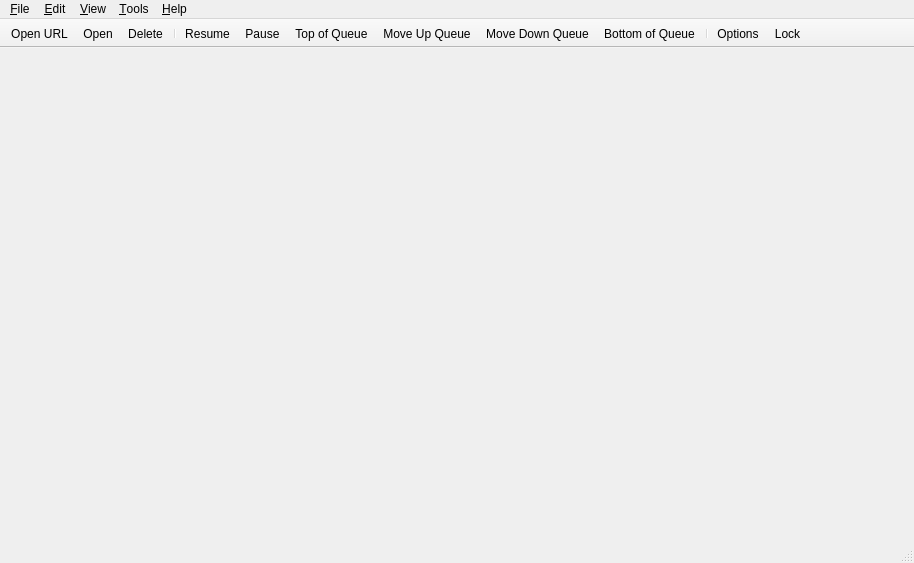
<?xml version="1.0" encoding="UTF-8"?>
<ui version="4.0">
 <class>MainWindow</class>
 <widget class="QMainWindow" name="MainWindow">
  <property name="geometry">
   <rect>
    <x>0</x>
    <y>0</y>
    <width>914</width>
    <height>563</height>
   </rect>
  </property>
  <property name="contextMenuPolicy">
   <enum>Qt::CustomContextMenu</enum>
  </property>
  <widget class="QWidget" name="centralWidget">
   <layout class="QVBoxLayout" name="centralWidgetLayout">
    <property name="leftMargin">
     <number>7</number>
    </property>
    <property name="topMargin">
     <number>3</number>
    </property>
    <property name="rightMargin">
     <number>5</number>
    </property>
    <property name="bottomMargin">
     <number>0</number>
    </property>
   </layout>
  </widget>
  <widget class="QMenuBar" name="menubar">
   <property name="geometry">
    <rect>
     <x>0</x>
     <y>0</y>
     <width>914</width>
     <height>23</height>
    </rect>
   </property>
   <widget class="QMenu" name="menuEdit">
    <property name="title">
     <string>&amp;Edit</string>
    </property>
    <addaction name="actionStart"/>
    <addaction name="actionPause"/>
    <addaction name="actionStartAll"/>
    <addaction name="actionPauseAll"/>
    <addaction name="separator"/>
    <addaction name="actionDelete"/>
    <addaction name="actionTopQueuePos"/>
    <addaction name="actionIncreaseQueuePos"/>
    <addaction name="actionDecreaseQueuePos"/>
    <addaction name="actionBottomQueuePos"/>
   </widget>
   <widget class="QMenu" name="menuHelp">
    <property name="title">
     <string>&amp;Help</string>
    </property>
    <addaction name="actionDocumentation"/>
    <addaction name="actionCheckForUpdates"/>
    <addaction name="separator"/>
    <addaction name="actionDonateMoney"/>
    <addaction name="actionAbout"/>
   </widget>
   <widget class="QMenu" name="menuOptions">
    <property name="title">
     <string>&amp;Tools</string>
    </property>
    <widget class="QMenu" name="menuAutoShutdownOnDownloadsCompletion">
     <property name="title">
      <string>On Downloads &amp;Done</string>
     </property>
     <addaction name="actionAutoShutdownDisabled"/>
     <addaction name="actionAutoExit"/>
     <addaction name="actionAutoSuspend"/>
     <addaction name="actionAutoHibernate"/>
     <addaction name="actionAutoShutdown"/>
    </widget>
    <addaction name="actionCreateTorrent"/>
    <addaction name="separator"/>
    <addaction name="actionManageCookies"/>
    <addaction name="actionOptions"/>
    <addaction name="separator"/>
    <addaction name="menuAutoShutdownOnDownloadsCompletion"/>
   </widget>
   <widget class="QMenu" name="menuFile">
    <property name="title">
     <string>&amp;File</string>
    </property>
    <addaction name="actionOpen"/>
    <addaction name="actionDownloadFromURL"/>
    <addaction name="actionCloseWindow"/>
    <addaction name="separator"/>
    <addaction name="actionExit"/>
   </widget>
   <widget class="QMenu" name="menuView">
    <property name="title">
     <string>&amp;View</string>
    </property>
    <widget class="QMenu" name="menuLog">
     <property name="title">
      <string>&amp;Log</string>
     </property>
     <addaction name="actionExecutionLogs"/>
     <addaction name="separator"/>
     <addaction name="actionNormalMessages"/>
     <addaction name="actionInformationMessages"/>
     <addaction name="actionWarningMessages"/>
     <addaction name="actionCriticalMessages"/>
    </widget>
    <addaction name="separator"/>
    <addaction name="actionTopToolBar"/>
    <addaction name="actionShowStatusbar"/>
    <addaction name="actionSpeedInTitleBar"/>
    <addaction name="separator"/>
    <addaction name="actionSearchWidget"/>
    <addaction name="actionRSSReader"/>
    <addaction name="menuLog"/>
    <addaction name="separator"/>
    <addaction name="actionStatistics"/>
    <addaction name="separator"/>
    <addaction name="actionLock"/>
   </widget>
   <addaction name="menuFile"/>
   <addaction name="menuEdit"/>
   <addaction name="menuView"/>
   <addaction name="menuOptions"/>
   <addaction name="menuHelp"/>
  </widget>
  <widget class="QToolBar" name="toolBar">
   <property name="movable">
    <bool>false</bool>
   </property>
   <property name="orientation">
    <enum>Qt::Horizontal</enum>
   </property>
   <property name="toolButtonStyle">
    <enum>Qt::ToolButtonFollowStyle</enum>
   </property>
   <property name="floatable">
    <bool>false</bool>
   </property>
   <attribute name="toolBarArea">
    <enum>TopToolBarArea</enum>
   </attribute>
   <attribute name="toolBarBreak">
    <bool>false</bool>
   </attribute>
   <addaction name="actionDownloadFromURL"/>
   <addaction name="actionOpen"/>
   <addaction name="actionDelete"/>
   <addaction name="separator"/>
   <addaction name="actionStart"/>
   <addaction name="actionPause"/>
   <addaction name="actionTopQueuePos"/>
   <addaction name="actionIncreaseQueuePos"/>
   <addaction name="actionDecreaseQueuePos"/>
   <addaction name="actionBottomQueuePos"/>
   <addaction name="separator"/>
   <addaction name="actionOptions"/>
   <addaction name="actionLock"/>
  </widget>
  <widget class="QStatusBar" name="statusBar"/>
  <action name="actionOpen">
   <property name="text">
    <string>&amp;Add Torrent File...</string>
   </property>
   <property name="iconText">
    <string>Open</string>
   </property>
  </action>
  <action name="actionExit">
   <property name="text">
    <string>E&amp;xit</string>
   </property>
  </action>
  <action name="actionOptions">
   <property name="text">
    <string>&amp;Options...</string>
   </property>
  </action>
  <action name="actionAbout">
   <property name="text">
    <string>&amp;About</string>
   </property>
  </action>
  <action name="actionStart">
   <property name="text">
    <string>&amp;Resume</string>
   </property>
  </action>
  <action name="actionPause">
   <property name="text">
    <string>&amp;Pause</string>
   </property>
  </action>
  <action name="actionStartAll">
   <property name="text">
    <string>R&amp;esume All</string>
   </property>
  </action>
  <action name="actionPauseAll">
   <property name="text">
    <string>P&amp;ause All</string>
   </property>
  </action>
  <action name="actionDelete">
   <property name="text">
    <string>&amp;Delete</string>
   </property>
  </action>
  <action name="actionDownloadFromURL">
   <property name="text">
    <string>Add Torrent &amp;Link...</string>
   </property>
   <property name="iconText">
    <string>Open URL</string>
   </property>
  </action>
  <action name="actionCreateTorrent">
   <property name="text">
    <string>Torrent &amp;Creator</string>
   </property>
  </action>
  <action name="actionSetUploadLimit">
   <property name="text">
    <string>Set Upload Limit...</string>
   </property>
  </action>
  <action name="actionSetDownloadLimit">
   <property name="text">
    <string>Set Download Limit...</string>
   </property>
  </action>
  <action name="actionDocumentation">
   <property name="text">
    <string>&amp;Documentation</string>
   </property>
  </action>
  <action name="actionSetGlobalDownloadLimit">
   <property name="text">
    <string>Set Global Download Limit...</string>
   </property>
  </action>
  <action name="actionSetGlobalUploadLimit">
   <property name="text">
    <string>Set Global Upload Limit...</string>
   </property>
  </action>
  <action name="actionBottomQueuePos">
   <property name="text">
    <string>Bottom of Queue</string>
   </property>
   <property name="toolTip">
    <string>Move to the bottom of the queue</string>
   </property>
   <property name="visible">
    <bool>true</bool>
   </property>
  </action>
  <action name="actionTopQueuePos">
   <property name="text">
    <string>Top of Queue</string>
   </property>
   <property name="toolTip">
    <string>Move to the top of the queue</string>
   </property>
   <property name="visible">
    <bool>true</bool>
   </property>
  </action>
  <action name="actionDecreaseQueuePos">
   <property name="text">
    <string>Move Down Queue</string>
   </property>
   <property name="toolTip">
    <string>Move down in the queue</string>
   </property>
   <property name="visible">
    <bool>true</bool>
   </property>
  </action>
  <action name="actionIncreaseQueuePos">
   <property name="text">
    <string>Move Up Queue</string>
   </property>
   <property name="toolTip">
    <string>Move up in the queue</string>
   </property>
   <property name="visible">
    <bool>true</bool>
   </property>
  </action>
  <action name="actionUseAlternativeSpeedLimits">
   <property name="checkable">
    <bool>true</bool>
   </property>
   <property name="text">
    <string>Alternative Speed Limits</string>
   </property>
   <property name="toolTip">
    <string>Alternative Speed Limits</string>
   </property>
  </action>
  <action name="actionTopToolBar">
   <property name="checkable">
    <bool>true</bool>
   </property>
   <property name="text">
    <string>&amp;Top Toolbar</string>
   </property>
   <property name="toolTip">
    <string>Display Top Toolbar</string>
   </property>
  </action>
  <action name="actionShowStatusbar">
   <property name="checkable">
    <bool>true</bool>
   </property>
   <property name="text">
    <string>Status &amp;Bar</string>
   </property>
  </action>
  <action name="actionSpeedInTitleBar">
   <property name="checkable">
    <bool>true</bool>
   </property>
   <property name="text">
    <string>S&amp;peed in Title Bar</string>
   </property>
   <property name="toolTip">
    <string>Show Transfer Speed in Title Bar</string>
   </property>
  </action>
  <action name="actionRSSReader">
   <property name="checkable">
    <bool>true</bool>
   </property>
   <property name="text">
    <string>&amp;RSS Reader</string>
   </property>
  </action>
  <action name="actionSearchWidget">
   <property name="checkable">
    <bool>true</bool>
   </property>
   <property name="text">
    <string>Search &amp;Engine</string>
   </property>
  </action>
  <action name="actionLock">
   <property name="text">
    <string>L&amp;ock XDown</string>
   </property>
   <property name="iconText">
    <string>Lock</string>
   </property>
   <property name="shortcut">
    <string notr="true">Ctrl+L</string>
   </property>
  </action>
  <action name="actionDonateMoney">
   <property name="text">
    <string>Do&amp;nate!</string>
   </property>
   <property name="toolTip">
    <string>If you like XDown, please donate!</string>
   </property>
  </action>
  <action name="actionAutoExit">
   <property name="checkable">
    <bool>true</bool>
   </property>
   <property name="text">
    <string>&amp;Exit XDown</string>
   </property>
  </action>
  <action name="actionAutoSuspend">
   <property name="checkable">
    <bool>true</bool>
   </property>
   <property name="text">
    <string>&amp;Suspend System</string>
   </property>
  </action>
  <action name="actionAutoHibernate">
   <property name="checkable">
    <bool>true</bool>
   </property>
   <property name="text">
    <string>&amp;Hibernate System</string>
   </property>
  </action>
  <action name="actionAutoShutdown">
   <property name="checkable">
    <bool>true</bool>
   </property>
   <property name="text">
    <string>S&amp;hutdown System</string>
   </property>
  </action>
  <action name="actionAutoShutdownDisabled">
   <property name="checkable">
    <bool>true</bool>
   </property>
   <property name="text">
    <string>&amp;Disabled</string>
   </property>
  </action>
  <action name="actionToggleVisibility">
   <property name="text">
    <string>Show</string>
   </property>
  </action>
  <action name="actionMinimize">
   <property name="text">
    <string notr="true">Minimize</string>
   </property>
  </action>
  <action name="actionStatistics">
   <property name="text">
    <string>&amp;Statistics</string>
   </property>
  </action>
  <action name="actionCheckForUpdates">
   <property name="text">
    <string>Check for Updates</string>
   </property>
   <property name="toolTip">
    <string>Check for Program Updates</string>
   </property>
  </action>
  <action name="actionManageCookies">
   <property name="text">
    <string>Manage Cookies...</string>
   </property>
   <property name="toolTip">
    <string>Manage stored network cookies</string>
   </property>
  </action>
  <action name="actionExecutionLogs">
   <property name="checkable">
    <bool>true</bool>
   </property>
   <property name="text">
    <string>Show</string>
   </property>
  </action>
  <action name="actionNormalMessages">
   <property name="checkable">
    <bool>true</bool>
   </property>
   <property name="text">
    <string>Normal Messages</string>
   </property>
  </action>
  <action name="actionInformationMessages">
   <property name="checkable">
    <bool>true</bool>
   </property>
   <property name="text">
    <string>Information Messages</string>
   </property>
  </action>
  <action name="actionWarningMessages">
   <property name="checkable">
    <bool>true</bool>
   </property>
   <property name="text">
    <string>Warning Messages</string>
   </property>
  </action>
  <action name="actionCriticalMessages">
   <property name="checkable">
    <bool>true</bool>
   </property>
   <property name="text">
    <string>Critical Messages</string>
   </property>
  </action>
  <action name="actionCloseWindow">
   <property name="text">
    <string>Close Window</string>
   </property>
  </action>
 </widget>
 <resources/>
 <connections/>
</ui>
